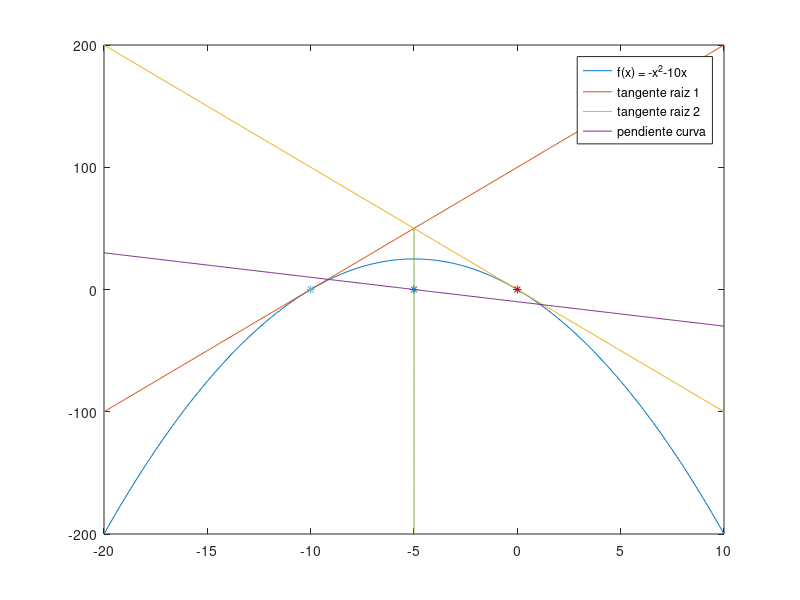

Here is the MATLAB script that generated this plot:
# grafica y analisis de -x^-10x 
x=-20:0.1:10;
y=(-1*x.^2)+(-10*x);
c=[-1 -10 0];
r=roots (c); #[-10 0]
d=polyder (c); #[-2 -10]

#primer derivada = pendiente curva
z=d(1)*x+d(2);

#recta tangente de un punto (a,b) = f'(a)*(x-a)+f(a)
#primera raiz x = r(1) = -10, y = f(a) = 0
t1=(d(1)*r(1)+d(2))*(x-r(1))+0;
#segunda raiz x = r(2) = 0, y = f(a) = 0
t2=(d(1)*r(2)+d(2))*(x-r(2))+0;

#max y - centro
max=roots(d); # -5
maxy = polyval(c, max) * 2;
miny = polyval(c, -20);

plot(x,y, x,t1, x,t2, x,z,max*ones(1,251),maxy:-1:miny, r(1), 0, "marker", "*", r(2), 0, "marker", "*", max, 0, "marker", "*")
legend("f(x) = -x^2-10x", "tangente raiz 1", "tangente raiz 2", "pendiente curva")
